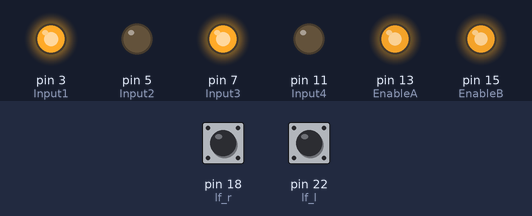
Simulated run of this program. Board: Raspberry Pi (header pin numbers). Shown: output pins drawn as LEDs (lit = HIGH). Inputs (shaded band) come from the test bench; at power-on: pin 18 (lf_r) LOW, pin 22 (lf_l) LOW.

Above: at 1.2 s.
1.3 s: pin 18 (lf_r) pulled HIGH for 0.15 s
At 1.38 s:
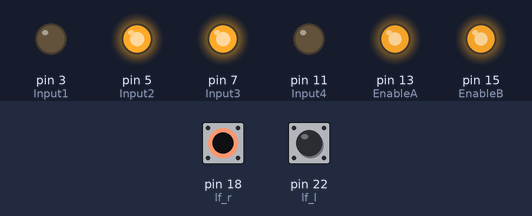
2.9 s: pin 22 (lf_l) pulled HIGH for 0.15 s
At 2.97 s:
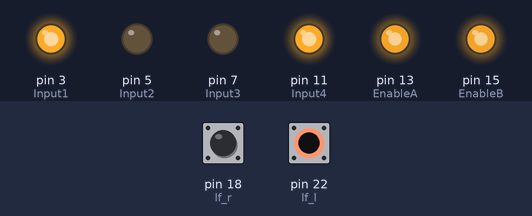
4.5 s: pin 22 (lf_l) pulled HIGH for 3.2 s
At 8.5 s:
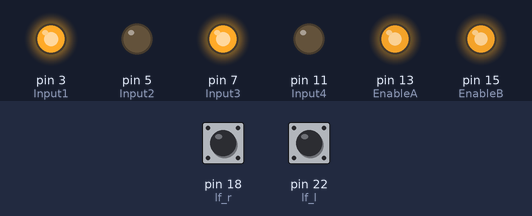
9.2 s: pin 18 (lf_r) pulled HIGH for 3.2 s
At 9.9 s:
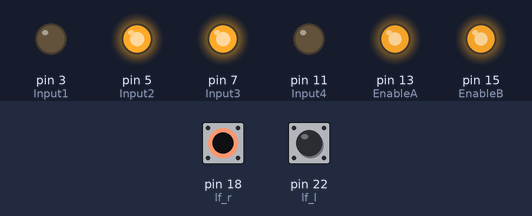
Timing chart, 0 to 13.9 s (numbered marks = the images above; inputs shaded):
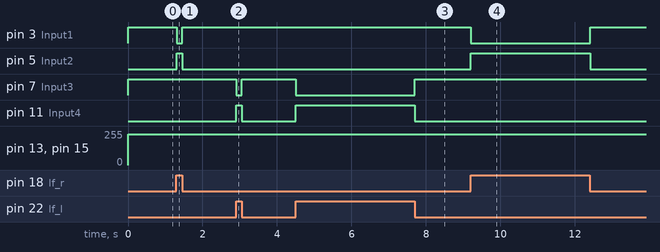

The program:

auto.py
```python
#!/usr/bin/python3
# coding=utf-8
# Datei auto.py, Teil 1
from time import sleep
import RPi.GPIO as GPIO
import sys
GPIO.setmode(GPIO.BOARD)

EnableA = 13
EnableB = 15
Input1 = 3
Input2 = 5
Input3 = 7
Input4 = 11

# die beiden Line-Follower (r)echts und (l)inks
lf_r=18
lf_l=22

GPIO.setup(EnableA,GPIO.OUT)
GPIO.setup(EnableB,GPIO.OUT)
GPIO.setup(Input1,GPIO.OUT)
GPIO.setup(Input2,GPIO.OUT)
GPIO.setup(Input3,GPIO.OUT)
GPIO.setup(Input4,GPIO.OUT)
GPIO.setup(lf_l, GPIO.IN, pull_up_down=GPIO.PUD_DOWN)
GPIO.setup(lf_r, GPIO.IN, pull_up_down=GPIO.PUD_DOWN)

pwmA=GPIO.PWM(EnableA,100)
pwmB=GPIO.PWM(EnableB,100)

# Funktion zum Geradeausfahren
def vor():
        pwmA.start(90)
        GPIO.output(Input3, True)
        GPIO.output(Input4, False)

        pwmB.start(90)
        GPIO.output(Input1, True)
        GPIO.output(Input2, False)

# Funktion zum Linksabbiegen
def links():
        pwmA.start(90)
        GPIO.output(Input1, True)
        GPIO.output(Input2, False)

        pwmB.start(90)
        GPIO.output(Input3, False)
        GPIO.output(Input4, True)

# Funktion zum Rechtsabbiegen
def rechts():
        pwmB.start(90)
        GPIO.output(Input3, True)
        GPIO.output(Input4, False)

        pwmA.start(90)
        GPIO.output(Input1, False)
        GPIO.output(Input2, True)

# Datei auto.py, Teil 2
while True:
   try:
     if GPIO.input(lf_l) == False and GPIO.input(lf_r) == True:
        rechts()


     elif GPIO.input(lf_r) == False and GPIO.input(lf_l) == True:
        links()
     else:
        vor()
     sleep(0.01)

   except KeyboardInterrupt:
     GPIO.cleanup()
     sys.exit()
```

Measured:
- after the input at 1.3 s, pin 3 (Input1): HIGH → LOW at once, → HIGH 0.15 s later; pin 5 (Input2): LOW → HIGH at once, → LOW 0.15 s later
- after the input at 2.9 s, pin 7 (Input3): HIGH → LOW at once, → HIGH 0.15 s later; pin 11 (Input4): LOW → HIGH at once, → LOW 0.15 s later
- after the input at 4.5 s, pin 7 (Input3): HIGH → LOW at once, → HIGH 3.2 s later; pin 11 (Input4): LOW → HIGH at once, → LOW 3.2 s later
- after the input at 9.2 s, pin 3 (Input1): HIGH → LOW at once, → HIGH 3.2 s later; pin 5 (Input2): LOW → HIGH at once, → LOW 3.2 s later
